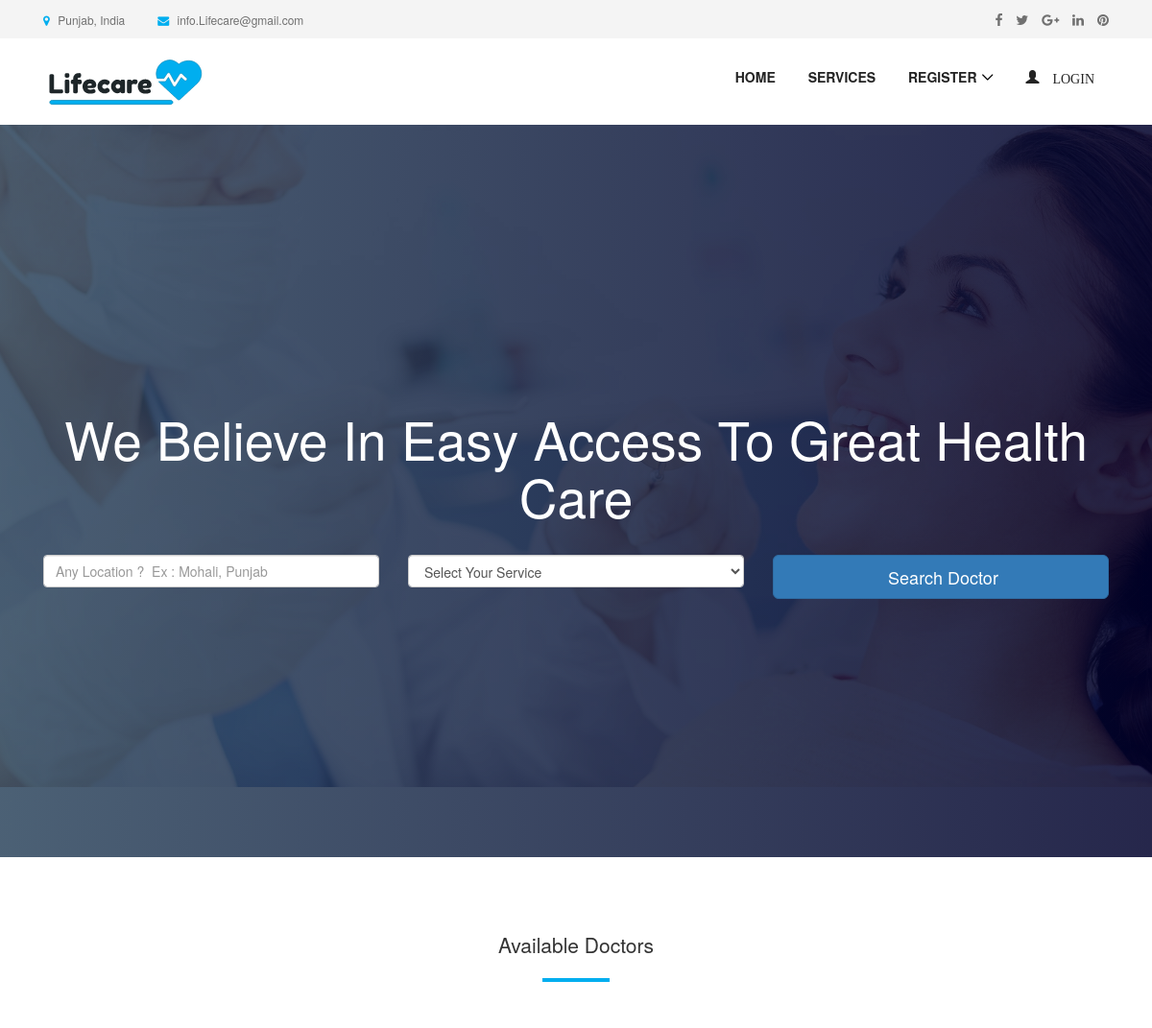
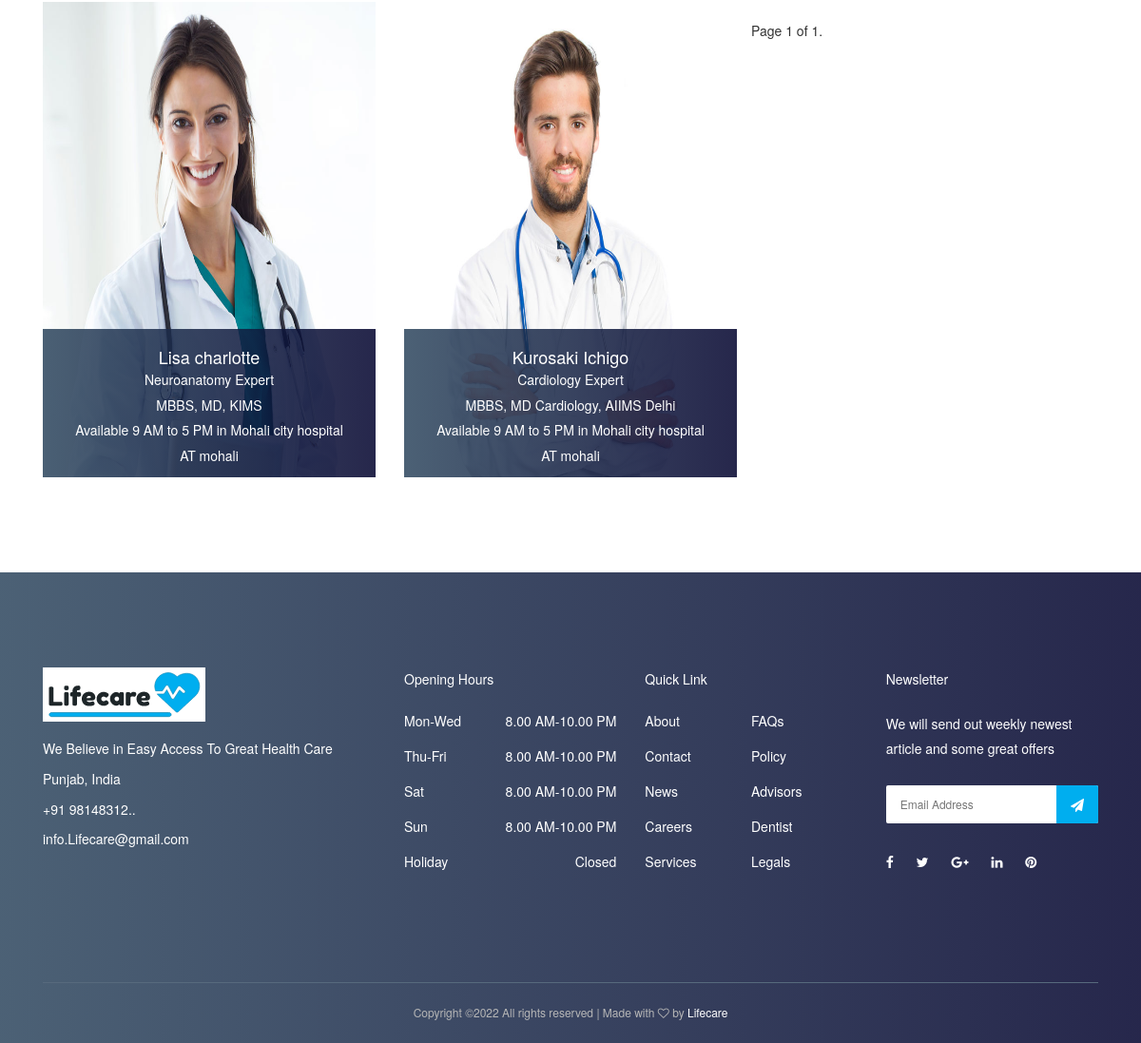
The page / on the database its author committed (2 pictures, top to bottom).
### appointment/models.py (models this page shows, shortened)
class Appointment(models.Model):
    user = models.ForeignKey(User, on_delete=models.CASCADE)
    full_name = models.CharField(max_length=100)
    image = models.ImageField(null=True, blank=True)
    location = models.CharField(max_length=100)
    start_time = models.CharField(max_length=10)
    end_time = models.CharField(max_length=10)
    qualification_name = models.CharField(max_length=100)
    institute_name = models.CharField(max_length=100)
    hospital_name = models.CharField(max_length=100)
    department = models.CharField(choices=department, max_length=100)
    created_at = models.DateTimeField(default=timezone.now)

### appointment/views.py (the view)
# urls.py: path('', HomePageView.as_view(), name='home'),
class HomePageView(ListView):
    paginate_by = 9
    model = Appointment
    context_object_name = 'home'
    template_name = "home.html"
    def get_queryset(self):
        return self.model.objects.all().order_by('-id')

### templates/home.html (shortened to what this page needs)
 {% extends 'base.html' %}
{% load static %}
{% block content %}
  <section class="welcome-area">
    <div class="welcome-slides owl-carousel">
      <div class="welcome-welcome-slide bg-img bg-gradient-overlay jarallax"  style="background-image: url('{% static 'img/bg-img/1.jpg' %}');">
        <div class="container h-100">
          <div class="row h-100 align-items-center">
            <div class="col-12">
              <div class="welcome-text text-center">
                <h2 data-animation="fadeInUp" data-delay="100ms">We Believe in Easy Access To Great Health Care</h2>
                <div class="welcome-btn-group">
                    <form id="job-main-form" method="get" action="{% url 'appointment:search' %}" class="search-doctor-form">
                    <div class="row mb-5">
                        <div class="col-12 col-sm-6 col-md-6 col-lg-4 mb-4 mb-lg-0">
                            <input type="text" id="location" name="location"
                                   class="form-control form-control-lg" placeholder="Any Location ?  Ex : Mohali, Punjab">
                        </div>
                        <div class="col-12 col-sm-6 col-md-6 col-lg-4 mb-4 mb-lg-0">
                            <select id="department" name="department" class="form-control">
                                <option style="display: none;" >Select Your Service</option>
                            </select>
                        </div>
                        <div class="col-12 col-sm-6 col-md-6 col-lg-4 mb-4 mb-lg-0">
                            <button type="submit" class="btn btn-primary btn-lg btn-block text-black btn-search">Search Doctor
                            </button>
                        </div>
                    </div>
                </form>
                </div>
              </div>
            </div>
          </div>
        </div>
      </div>
    </div>
  </section>
    <section class="dentist-area section-padding-35-0">
        <div class="container">
            <div class="row">
                <div class="col-12">
                    <div class="section-heading text-center">
                        <h3 class="lead">Available Doctors </h3>
                        <div class="line"></div>
                    </div>
                </div>
            </div>
            <div class="row">
                {% for apt in home %}
                    <div class="col-12 col-sm-6 col-md-4">
                        <div class="single-dentist-area mb-100">
                            <img style="height: 500px; width: 600px" src="{{ apt.image.url }}" alt="">
                            <div class="dentist-content">
                                <div class="dentist-info bg-gradient-overlay">
                                    {% if request.user.is_authenticated and request.user.role == 'patient' %}
                                        <h5>{{ apt.full_name }}</h5>
                                        <p>{{ apt.department }} Expert</p>
                                        <p>{{ apt.qualification_name }}, {{ apt.institute_name }}</p>
                                        <p>Available {{ apt.start_time }} to {{ apt.end_time }}
                                            in {{ apt.hospital_name }}</p>
                                        <p>
                                            AT {{ apt.location }} <i class="fa fa-th"></i>
                                            <a href="{% url 'appointment:take-appointment' apt.id %}"> Take
                                                Appointment</a>
                                        </p>
                                        {% else %}
                                         <h5>{{ apt.full_name }}</h5>
                                        <p>{{ apt.department }} Expert</p>
                                        <p>{{ apt.qualification_name }}, {{ apt.institute_name }}</p>
                                        <p>Available {{ apt.start_time }} to {{ apt.end_time }}
                                            in {{ apt.hospital_name }}</p>
                                        <p>
                                            AT {{ apt.location }} </p>
                                    {% endif %}
                                </div>
                            </div>
                        </div>
                    </div>
                {% endfor %}
                <div class="pagination">
    <span class="step-links">
        <span class="current">
            Page {{ page_obj.number }} of {{ page_obj.paginator.num_pages }}.
        </span>
    </span>
                </div>
            </div>
        </div>
    </section>
{% endblock %}

### templates/base.html (shortened to what this page needs)
{% load static %}
<!DOCTYPE html>
<html lang="en">
<head>
  <link rel="stylesheet" href="{% static 'style.css' %}">
<link rel="stylesheet" href="https://maxcdn.bootstrapcdn.com/bootstrap/3.3.7/css/bootstrap.min.css">
</head>
<body>
   {% include 'nav.html' %}
      {% block content %}
  {% endblock  %}
  <footer class="footer-area bg-img bg-gradient-overlay">
    <div class="container">
      <div class="row">
        <div class="col-12 col-sm-6 col-lg-4">
          <div class="single-footer-widget">
            <a href="./index.html" class="d-block mb-4"><img src="{% static 'img/logo1.png' %}" alt=""></a>
            <div class="footer-contact">
                 <p> We Believe in Easy Access To Great Health Care</p>
              <p> Punjab, India</p>
              <p> +91 98148312..</p>
              <p> info.Lifecare@gmail.com</p>
            </div>
          </div>
        </div>
        <div class="col-12 col-sm-6 col-lg">
          <div class="single-footer-widget">
            <h5 class="widget-title">Opening Hours</h5>
            <ul class="opening-hours">
              <li><span>Mon-Wed</span> <span>8.00 AM-10.00 PM</span></li>
              <li><span>Thu-Fri</span> <span>8.00 AM-10.00 PM</span></li>
              <li><span>Sat</span> <span>8.00 AM-10.00 PM</span></li>
              <li><span>Sun</span> <span>8.00 AM-10.00 PM</span></li>
              <li><span>Holiday</span> <span>Closed</span></li>
            </ul>
          </div>
        </div>
        <div class="col-12 col-sm-6 col-lg">
          <div class="single-footer-widget">
            <h5 class="widget-title">Quick Link</h5>
            <nav>
              <ul class="quick-links">
                <li><a href="#">About</a></li>
                <li><a href="#">FAQs</a></li>
                <li><a href="#">Contact</a></li>
                <li><a href="#">Policy</a></li>
                <li><a href="#">News</a></li>
                <li><a href="#">Advisors</a></li>
                <li><a href="#">Careers</a></li>
                <li><a href="#">Dentist</a></li>
                <li><a href="#">Services</a></li>
                <li><a href="#">Legals</a></li>
              </ul>
            </nav>
          </div>
        </div>
        <div class="col-12 col-sm-6 col-lg">
          <div class="single-footer-widget">
            <h5 class="widget-title">Newsletter</h5>
            <p>We will send out weekly newest article and some great offers</p>
            <div class="footer-newsletter-form">
              <form action="#" method="post">
                <input type="email" name="nl-email" value="" placeholder="Email Address">
                <button type="submit"><i class="fa fa-paper-plane" aria-hidden="true"></i></button>
              </form>
            </div>
            <div class="footer-social-info">
              <a href="#" data-toggle="tooltip" data-placement="top" title="Facebook"><i class="fa fa-facebook"></i></a>
              <a href="#" data-toggle="tooltip" data-placement="top" title="Twitter"><i class="fa fa-twitter"></i></a>
              <a href="#" data-toggle="tooltip" data-placement="top" title="Google Plus"><i class="fa fa-google-plus"></i></a>
              <a href="#" data-toggle="tooltip" data-placement="top" title="Linkedin"><i class="fa fa-linkedin"></i></a>
              <a href="#" data-toggle="tooltip" data-placement="top" title="Pinterest"><i class="fa fa-pinterest"></i></a>
            </div>
          </div>
        </div>
      </div>
    </div>
    <div class="container">
      <div class="row">
        <div class="col-12">
          <div class="copywrite-content">
            <p>
Copyright &copy;<script>document.write(new Date().getFullYear());</script> All rights reserved | Made with <i class="fa fa-heart-o" aria-hidden="true"></i> by <a href="{% url 'appointment:home' %}" target="_blank">Lifecare</a>
</p>
          </div>
        </div>
      </div>
    </div>
  </footer>
</body>
</html>

### templates/nav.html (shortened to what this page needs)
{% load static %}
<header class="header-area">
    <div class="top-header-area">
        <div class="container h-100">
            <div class="row h-100 align-items-center">
                <div class="col-6 col-md-9 col-lg-8">
                    <div class="top-header-content">
                        <a href="#" data-toggle="tooltip" data-placement="bottom" title="Punjab, India"><i
                                class="fa fa-map-marker"></i> <span>Punjab, India</span></a>
                        <a href="mailto:Lifecare@example.com" data-toggle="tooltip" data-placement="bottom" title="info.Lifecare@gmail.com"><i
                                class="fa fa-envelope"></i> <span>info.Lifecare@gmail.com</span></a>
                    </div>
                </div>
                <div class="col-6 col-md-3 col-lg-4">
                    <div class="top-header-social-info text-right">
                        <a href="#" data-toggle="tooltip" data-placement="bottom" title="Facebook"><i
                                class="fa fa-facebook"></i></a>
                        <a href="#" data-toggle="tooltip" data-placement="bottom" title="Twitter"><i
                                class="fa fa-twitter"></i></a>
                        <a href="#" data-toggle="tooltip" data-placement="bottom" title="Google Plus"><i
                                class="fa fa-google-plus"></i></a>
                        <a href="#" data-toggle="tooltip" data-placement="bottom" title="Linkedin"><i
                                class="fa fa-linkedin"></i></a>
                        <a href="#" data-toggle="tooltip" data-placement="bottom" title="Pinterest"><i
                                class="fa fa-pinterest"></i></a>
                    </div>
                </div>
            </div>
        </div>
    </div>
    <div class="main-header-area">
        <div class="classy-nav-container breakpoint-off">
            <div class="container">
                <nav class="classy-navbar justify-content-between" id="dentoNav">
                    <a class="nav-brand" href="{% url 'appointment:home' %}"><img src="{% static 'img/logo1.png' %}" alt="">
                    </a>
                    <div class="classy-menu">
                        <div class="classynav">
                            <ul id="nav">
                                <li><a href="{% url 'appointment:home' %}">Home</a></li>
                                <li><a href="{% url 'appointment:service' %}">Services</a></li>
                                {% if request.user.is_authenticated and request.user.role == 'doctor' %}
                                    <li>
                                        <a href="">
                                            <span class="glyphicon glyphicon-user">
                                                    {{ request.user.first_name }}
                                            </span>
                                        </a>
                                        <ul class="dropdown">
                                            <li><a href="{% url 'accounts:doctor-profile-update'  %}"> EDIT PROFILE</a></li>
                                            <li><a href="{% url 'appointment:patient-list' %}"> PATIENTS</a></li>
                                            <li><a href="{% url 'appointment:doctor-appointment' %}">  APPOINTMENTS</a></li>
                                            <li><a href="{% url 'appointment:doctor-appointment-create' %}"> CREATE APPOINTMENT</a></li>
                                            <li><a href="{% url 'accounts:logout' %}"> LOGOUT</a></li>
                                        </ul>
                                    </li>
                              {% else %}
                                    <li><a href="#">Register</a>
                                    </li>
                                    <li>
                                        <a href="{% url 'accounts:login' %}">
                                            <span class="glyphicon glyphicon-user"> login</span>
                                        </a>
                                    </li>
                                {% endif %}
                            </ul>
                        </div>
                    </div>
                </nav>
            </div>
        </div>
    </div>
</header>

### static/css/default-assets/classy-nav.css (style rules this page uses)
body { font-family: "Roboto", sans-serif; }
ul { margin: 0; }
ul li { list-style: none; }
img { height: auto; max-width: 100%; }
.bg-img { background-position: center center; background-size: cover; background-repeat: no-repeat; }
.classy-nav-container { position: relative; z-index: 100; background-color: #ffffff; }
.classy-nav-container * { box-sizing: border-box; }
.classy-nav-container a { -webkit-transition-duration: 500ms; transition-duration: 500ms; text-decoration: none; outline: none; font-size: 14px; font-weight: 400; color: #232323; display: inline-block; }
.justify-content-between { -webkit-box-pack: justify; -ms-flex-pack: justify; justify-content: space-between; }
.classy-navbar { width: 100%; height: 70px; padding: 0.5em 2em; display: -webkit-box; display: -ms-flexbox; display: flex; -webkit-box-align: center; -ms-flex-align: center; -ms-grid-row-align: center; align-items: center; }
.classy-navbar .nav-brand { font-size: 26px; font-weight: 500; color: #565656; display: inline-block; margin-right: 30px; }
.classynav ul li { display: inline-block; clear: both; position: inherit; z-index: 10; }
.classynav ul li.cn-dropdown-item { position: relative; z-index: 10; }
.classynav ul li a { padding: 0 12px; display: block; height: 35px; font-size: 14px; line-height: 34px; }
.classynav ul li.megamenu-item>a:after, .classynav ul li.has-down>a:after { font-family: 'classyfonts'; content: "\e900"; font-size: 12px; color: #000000; padding-left: 5px; -webkit-transition-duration: 500ms; transition-duration: 500ms; }
.breakpoint-off .classynav { display: -webkit-box; display: -ms-flexbox; display: flex; -webkit-box-align: center; -ms-flex-align: center; -ms-grid-row-align: center; align-items: center; }

### rows shown on the page
Appointment: image (picture), full_name "Lisa charlotte", department "Neuroanatomy", qualification_name "MBBS, MD", institute_name "KIMS", start_time "9 AM", end_time "5 PM", hospital_name "Mohali city hospital", location "mohali"
Appointment: image (picture), full_name "Kurosaki Ichigo", department "Cardiology", qualification_name "MBBS, MD Cardiology", institute_name "AIIMS Delhi", start_time "9 AM", end_time "5 PM", hospital_name "Mohali city hospital", location "mohali"

### other values the page prints
{{ page_obj.number }} "1"
{{ page_obj.paginator.num_pages }} "1"
